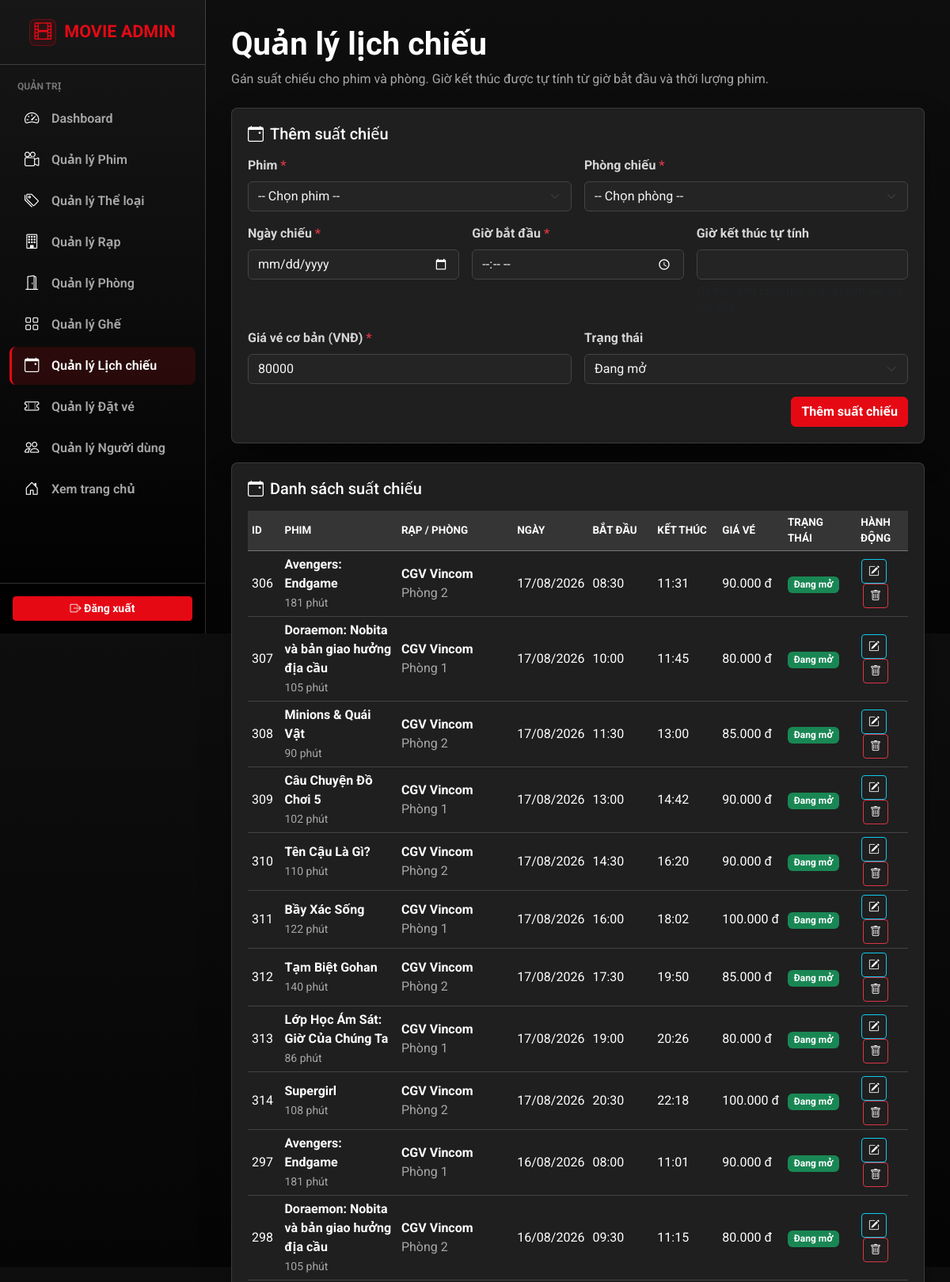
The page /frontend/admin/manage_showtimes.php (signed in, upper part) on the database its author committed.
### tables this page shows
CREATE TABLE showtimes
(
    id         INT PRIMARY KEY AUTO_INCREMENT,
    movie_id   INT            NOT NULL,
    room_id    INT            NOT NULL,
    show_date  DATE           NOT NULL,
    start_time TIME           NOT NULL,
    end_time   TIME           NULL,
    base_price DECIMAL(10, 2) NOT NULL     DEFAULT 80000,
    status     ENUM ('active', 'canceled') DEFAULT 'active',
    created_at TIMESTAMP                   DEFAULT CURRENT_TIMESTAMP,
    updated_at TIMESTAMP                   DEFAULT CURRENT_TIMESTAMP ON UPDATE CURRENT_TIMESTAMP,
    UNIQUE (room_id, show_date, start_time),
    FOREIGN KEY (movie_id) REFERENCES movies (id) ON DELETE CASCADE,
    FOREIGN KEY (room_id) REFERENCES rooms (id) ON DELETE CASCADE,
    INDEX idx_showdate (show_date),
    INDEX idx_movie (movie_id)
);

CREATE TABLE movies
(
    id              INT PRIMARY KEY AUTO_INCREMENT,
    title           VARCHAR(200) NOT NULL,
    description     TEXT         NULL,
    director        VARCHAR(100) NULL,
    cast            TEXT         NULL,
    age_restriction INT                                     DEFAULT 0,
    country         VARCHAR(50)  NOT NULL,
    duration        INT          NOT NULL,
    screening_date  DATE         NOT NULL,
    poster          VARCHAR(500) NULL,
    trailer_url     VARCHAR(500) NULL,
    status          ENUM ('coming', 'now_showing', 'ended') DEFAULT 'coming',
    is_active       BOOLEAN                                 DEFAULT TRUE,
    created_at      TIMESTAMP                               DEFAULT CURRENT_TIMESTAMP,
    updated_at      TIMESTAMP                               DEFAULT CURRENT_TIMESTAMP ON UPDATE CURRENT_TIMESTAMP
);

CREATE TABLE theatres
(
    id            INT PRIMARY KEY AUTO_INCREMENT,
    name          VARCHAR(100) NOT NULL,
    address       VARCHAR(255) NULL,
    city          VARCHAR(50)  NULL,
    phone         VARCHAR(20)  NULL,
    total_screens INT       DEFAULT 1,
    created_at    TIMESTAMP DEFAULT CURRENT_TIMESTAMP,
    updated_at    TIMESTAMP DEFAULT CURRENT_TIMESTAMP ON UPDATE CURRENT_TIMESTAMP
);

CREATE TABLE rooms
(
    id          INT PRIMARY KEY AUTO_INCREMENT,
    theatre_id  INT         NOT NULL,
    name        VARCHAR(50) NOT NULL,
    total_seats INT         NOT NULL,
    is_active   BOOLEAN   DEFAULT TRUE,
    created_at  TIMESTAMP DEFAULT CURRENT_TIMESTAMP,
    updated_at  TIMESTAMP DEFAULT CURRENT_TIMESTAMP ON UPDATE CURRENT_TIMESTAMP,
    FOREIGN KEY (theatre_id) REFERENCES theatres (id) ON DELETE CASCADE
);

### backend/app/init.php (called while the page is built, shortened)
<?php
spl_autoload_register(function ($class_name) {
    $prefix = 'App\\';
    $base_dir = __DIR__ . '/';
    $len = strlen($prefix);
    $relative_class = substr($class_name, $len);
    $file = $base_dir . str_replace('\\', '/', $relative_class) . '.php';
});

### backend/app/Config/Database.php (called while the page is built, shortened)
<?php
class Database {
    private static $connection = null;
    public static function getConnection() {
        if (self::$connection === null) {
            $host     = getenv('DB_HOST') ?: 'localhost';
            $username = getenv('DB_USER') ?: 'root';
            $password = getenv('DB_PASSWORD') !== false ? getenv('DB_PASSWORD') : '';
            $database = getenv('DB_NAME') ?: 'movie_ticket_booking';
            $port     = getenv('DB_PORT') ?: 3306;
            $conn = mysqli_connect($host, $username, $password, $database, (int)$port);
            mysqli_set_charset($conn, "utf8mb4");
            self::$connection = $conn;
        }
        return self::$connection;
    }
}

### backend/app/Controllers/ShowtimeController.php (called while the page is built, shortened)
<?php
class ShowtimeController {
    private $service;
    public function __construct() {
        $this->service = new ShowtimeService();
    }
    public function getAllShowtimes() {
        return $this->service->getAllShowtimes();
    }
}

### backend/app/Services/ShowtimeService.php (called while the page is built, shortened)
<?php
class ShowtimeService {
    private $showtimeModel;
    public function __construct() {
        $this->showtimeModel = new ShowtimeModel();
    }
    public function getAllShowtimes() {
        return $this->showtimeModel->getAllWithDetails();
    }
}

### backend/app/Models/ShowtimeModel.php (called while the page is built, shortened)
<?php
class ShowtimeModel {
    private $conn;
    public function __construct() {
        $this->conn = Database::getConnection();
    }
    public function getAllWithDetails() {
        $query = "
            SELECT st.*, m.title AS movie_title, m.duration AS movie_duration,
                   r.name AS room_name, t.name AS theatre_name
            FROM showtimes st
            INNER JOIN movies m ON m.id = st.movie_id
            INNER JOIN rooms r ON r.id = st.room_id
            INNER JOIN theatres t ON t.id = r.theatre_id
            ORDER BY st.show_date DESC, st.start_time ASC
        ";
        $result = mysqli_query($this->conn, $query);
        $showtimes = [];
        if ($result) {
            while ($row = mysqli_fetch_assoc($result)) {
                $showtimes[] = $row;
            }
        }
        return $showtimes;
    }
}

### frontend/admin/manage_showtimes.php (the view, shortened to what this page needs)
<?php
require_once '../../backend/app/init.php';
require_once 'admin_header.php';
require_once 'admin_sidebar.php';
$controller = new ShowtimeController();
$showtimes_list = $controller->getAllShowtimes();
$movies_list = $controller->getAllMovies();
$rooms_list = $controller->getAllRooms();
$edit_showtime = null;
?>
<div class="container-fluid">
    <div class="admin-page-header d-flex flex-column flex-lg-row justify-content-between align-items-start gap-3 mb-4">
        <div>
            <h1 class="mb-0 text-white fw-bold">Quản lý lịch chiếu</h1>
            <p class="mb-0 mt-2 text-muted">Gán suất chiếu cho phim và phòng. Giờ kết thúc được tự tính từ giờ bắt đầu và thời lượng phim.</p>
        </div>
    </div>
    <div class="admin-card mb-4">
        <h5 class="mb-3 text-white">
            <i class="bi bi-calendar-event me-2"></i><?= $edit_showtime ? 'Cập nhật suất chiếu' : 'Thêm suất chiếu' ?>
        </h5>
        <form action="manage_showtimes.php" method="POST">
            <?php renderShowtimeFormFields('showtime_form', $movies_list, $rooms_list, $edit_showtime); ?>
            <div class="mt-3 text-end">
                <button type="submit" class="btn btn-netflix-red">
                    <?= $edit_showtime ? 'Lưu thay đổi' : 'Thêm suất chiếu' ?>
                </button>
            </div>
        </form>
    </div>
    <div class="admin-card">
        <h5 class="mb-3 text-white"><i class="bi bi-calendar-event me-2"></i>Danh sách suất chiếu</h5>
        <div class="table-responsive">
            <table class="table table-hover admin-table align-middle mb-0">
                <thead>
                    <tr>
                        <th width="5%">ID</th>
                        <th width="18%">Phim</th>
                        <th width="18%">Rạp / Phòng</th>
                        <th width="10%">Ngày</th>
                        <th width="10%">Bắt đầu</th>
                        <th width="10%">Kết thúc</th>
                        <th width="10%">Giá vé</th>
                        <th width="9%">Trạng thái</th>
                        <th width="10%" class="text-center">Hành động</th>
                    </tr>
                </thead>
                <tbody>
                    <?php if (!empty($showtimes_list)): ?>
                        <?php foreach ($showtimes_list as $showtime): ?>
                            <tr>
                                <td><?= $showtime['id'] ?></td>
                                <td>
                                    <strong><?= htmlspecialchars($showtime['movie_title']) ?></strong>
                                    <br><span class="text-muted small"><?= (int)$showtime['movie_duration'] ?> phút</span>
                                </td>
                                <td>
                                    <strong><?= htmlspecialchars($showtime['theatre_name']) ?></strong>
                                    <br><span class="text-muted"><?= htmlspecialchars($showtime['room_name']) ?></span>
                                </td>
                                <td><?= date('d/m/Y', strtotime($showtime['show_date'])) ?></td>
                                <td><?= date('H:i', strtotime($showtime['start_time'])) ?></td>
                                <td><?= date('H:i', strtotime($showtime['end_time'])) ?></td>
                                <td><?= number_format((float)$showtime['base_price'], 0, ',', '.') ?> đ</td>
                                <td>
                                    <?php if ($showtime['status'] === 'active'): ?>
                                        <span class="badge bg-success">Đang mở</span>
                                    <?php else: ?>
                                        <span class="badge bg-secondary">Đã hủy</span>
                                    <?php endif; ?>
                                </td>
                                <td class="text-center">
                                    <a href="manage_showtimes.php?edit_id=<?= $showtime['id'] ?>" class="btn btn-sm btn-outline-info admin-icon-btn me-1" title="Sửa suất chiếu">
                                        <i class="bi bi-pencil-square"></i>
                                    </a>
                                    <form action="" method="POST" class="d-inline" onsubmit="return confirm('Xóa suất chiếu này? Vé đã đặt liên quan cũng sẽ bị ảnh hưởng.');">
                                        <button type="submit" class="btn btn-sm btn-outline-danger admin-icon-btn" title="Xóa suất chiếu">
                                            <i class="bi bi-trash"></i>
                                        </button>
                                    </form>
                                </td>
                            </tr>
                        <?php endforeach; ?>
                    <?php endif; ?>
                </tbody>
            </table>
        </div>
    </div>
</div>
<?php
function renderShowtimeFormFields($prefix, $movies_list, $rooms_list, $showtime = null) {
?>
    <div class="row g-3">
        <div class="col-md-6">
            <label class="form-label">Phim <span class="text-danger">*</span></label>
            <select class="form-select" name="movie_id" id="<?= $prefix ?>_movie_id" required>
                <option value="">-- Chọn phim --</option>
            </select>
        </div>
        <div class="col-md-6">
            <label class="form-label">Phòng chiếu <span class="text-danger">*</span></label>
            <select class="form-select" name="room_id" id="<?= $prefix ?>_room_id" required>
                <option value="">-- Chọn phòng --</option>
            </select>
        </div>
        <div class="col-md-4">
            <label class="form-label">Ngày chiếu <span class="text-danger">*</span></label>
            <input type="date" class="form-control" name="show_date" id="<?= $prefix ?>_show_date" required value="<?= htmlspecialchars($showtime['show_date'] ?? '') ?>">
        </div>
        <div class="col-md-4">
            <label class="form-label">Giờ bắt đầu <span class="text-danger">*</span></label>
            <input type="time" class="form-control" name="start_time" id="<?= $prefix ?>_start_time" required value="<?= htmlspecialchars(isset($showtime['start_time']) ? substr($showtime['start_time'], 0, 5) : '') ?>">
        </div>
        <div class="col-md-4">
            <label class="form-label">Giờ kết thúc tự tính</label>
            <input type="text" class="form-control" id="<?= $prefix ?>_end_time_preview" value="<?= htmlspecialchars(isset($showtime['end_time']) ? substr($showtime['end_time'], 0, 5) : '') ?>" readonly>
            <div class="form-text">Hệ thống tự cộng thời lượng phim vào giờ bắt đầu.</div>
        </div>
        <div class="col-md-6">
            <label class="form-label">Giá vé cơ bản (VNĐ) <span class="text-danger">*</span></label>
            <input type="number" class="form-control" name="base_price" id="<?= $prefix ?>_base_price" min="1000" step="1000" value="<?= htmlspecialchars((string)($showtime['base_price'] ?? 80000)) ?>" required>
        </div>
        <div class="col-md-6">
            <label class="form-label">Trạng thái</label>
            <select class="form-select" name="status" id="<?= $prefix ?>_status">
                <option value="active" <?= ($showtime['status'] ?? 'active') === 'active' ? 'selected' : '' ?>>Đang mở</option>
            </select>
        </div>
    </div>
<?php } ?>
<?php require_once 'admin_footer.php'; ?>

### frontend/css/admin.css (style rules this page uses)
:root { --admin-bg: #0a0a0a; --admin-surface: #1f1f1f; --admin-surface-soft: #242424; --admin-surface-head: #353535; --admin-sidebar: #000000; --admin-border: rgba(255, 255, 255, 0.18); --admin-border-soft: rgba(255, 255, 255, 0.12); --admin-text: #f5f5f5; --admin-muted: #a7a7a7; --admin-danger: #e50914; --admin-danger-hover: #b20710; --admin-radius: 8px; --admin-sidebar-width: 260px; }
body { min-height: 100vh; margin: 0; background: linear-gradient(180deg, #0e0e0e 0%, var(--admin-bg) 45%, #050505 100%); color: var(--admin-text); font-family: "Roboto", "Segoe UI", Arial, sans-serif; }
a, a:hover { color: inherit; }
.text-muted { color: var(--admin-muted) !important; }
.admin-content .container-fluid { padding-right: 0; padding-left: 0; }
.admin-card { padding: 20px; overflow: hidden; border: 1px solid var(--admin-border-soft); border-radius: var(--admin-radius); background: var(--admin-surface); color: var(--admin-text); box-shadow: 0 18px 40px rgba(0, 0, 0, 0.24); }
.table-responsive { background: var(--admin-surface); }
.admin-table { --bs-table-bg: var(--admin-surface); --bs-table-color: var(--admin-text); --bs-table-border-color: rgba(255, 255, 255, 0.16); --bs-table-hover-bg: #2b2b2b; --bs-table-hover-color: #ffffff; margin: 0; }
.admin-table thead th { border-bottom: 1px solid rgba(255, 255, 255, 0.32) !important; background: var(--admin-surface-head) !important; color: #ffffff !important; font-size: 0.84rem; font-weight: 700; text-transform: uppercase; }
.admin-table td, .admin-table th { padding: 5px; vertical-align: middle; }
.admin-table td, .admin-table td i, .admin-table strong { color: #ffffff; }
.btn-netflix-red { border: 1px solid var(--admin-danger); background: var(--admin-danger); color: #ffffff; font-weight: 700; }
.form-label { color: #d5d5d5; font-weight: 700; }
.form-control, .form-select { border-color: #444444; background-color: var(--admin-surface-soft); color: var(--admin-text); }
.form-control::placeholder { color: #777777; }

### rows shown on the page
showtimes: id "306", movie.title "Avengers: Endgame", movie.duration "181", theatres.name "CGV Vincom", room.name "Phòng 2", show_date "17/08/2026", start_time "08:30", end_time "11:31", base_price "90.000", status "Đang mở"
showtimes: id "307", movie.title "Doraemon: Nobita và bản giao hưởng địa cầu", movie.duration "105", theatres.name "CGV Vincom", room.name "Phòng 1", show_date "17/08/2026", start_time "10:00", end_time "11:45", base_price "80.000", status "Đang mở"
showtimes: id "308", movie.title "Minions & Quái Vật", movie.duration "90", theatres.name "CGV Vincom", room.name "Phòng 2", show_date "17/08/2026", start_time "11:30", end_time "13:00", base_price "85.000", status "Đang mở"
showtimes: id "309", movie.title "Câu Chuyện Đồ Chơi 5", movie.duration "102", theatres.name "CGV Vincom", room.name "Phòng 1", show_date "17/08/2026", start_time "13:00", end_time "14:42", base_price "90.000", status "Đang mở"
showtimes: id "310", movie.title "Tên Cậu Là Gì?", movie.duration "110", theatres.name "CGV Vincom", room.name "Phòng 2", show_date "17/08/2026", start_time "14:30", end_time "16:20", base_price "90.000", status "Đang mở"
showtimes: id "311", movie.title "Bầy Xác Sống", movie.duration "122", theatres.name "CGV Vincom", room.name "Phòng 1", show_date "17/08/2026", start_time "16:00", end_time "18:02", base_price "100.000", status "Đang mở"
showtimes: id "312", movie.title "Tạm Biệt Gohan", movie.duration "140", theatres.name "CGV Vincom", room.name "Phòng 2", show_date "17/08/2026", start_time "17:30", end_time "19:50", base_price "85.000", status "Đang mở"
showtimes: id "313", movie.title "Lớp Học Ám Sát: Giờ Của Chúng Ta", movie.duration "86", theatres.name "CGV Vincom", room.name "Phòng 1", show_date "17/08/2026", start_time "19:00", end_time "20:26", base_price "80.000", status "Đang mở"
showtimes: id "314", movie.title "Supergirl", movie.duration "108", theatres.name "CGV Vincom", room.name "Phòng 2", show_date "17/08/2026", start_time "20:30", end_time "22:18", base_price "100.000", status "Đang mở"
showtimes: id "297", movie.title "Avengers: Endgame", movie.duration "181", theatres.name "CGV Vincom", room.name "Phòng 1", show_date "16/08/2026", start_time "08:00", end_time "11:01", base_price "90.000", status "Đang mở"
showtimes: id "298", movie.title "Doraemon: Nobita và bản giao hưởng địa cầu", movie.duration "105", theatres.name "CGV Vincom", room.name "Phòng 2", show_date "16/08/2026", start_time "09:30", end_time "11:15", base_price "80.000", status "Đang mở"
